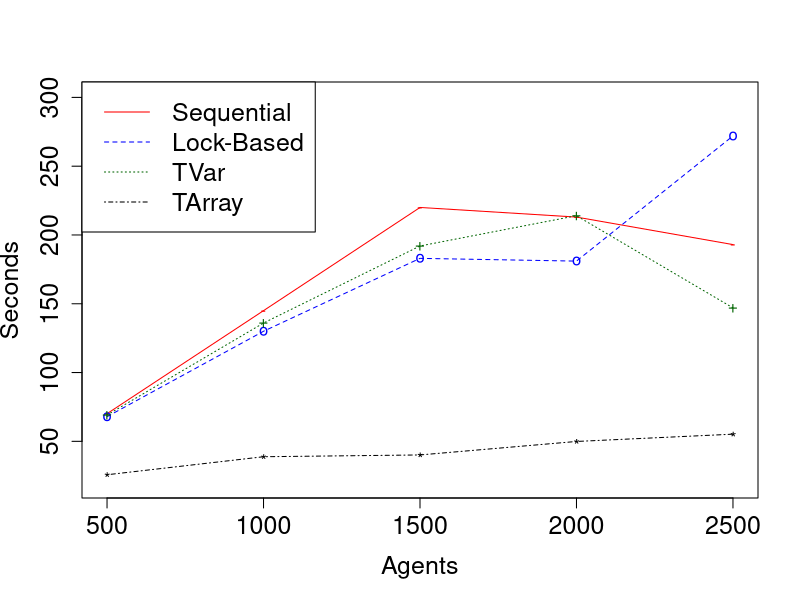

Source code (R):
png("sugarscape_varyingagents_constcores.png", width = 700, height = 700)

agents   <- c(500,1000,1500,2000,2500)
seq     <- c(70.1, 145.0, 220.0, 213.0, 193.0)
lb      <- c(67.9, 130.0, 183.0, 181.0, 272.0)
tvar    <- c(69.1, 136.0, 192.0, 214.0, 147.0)
tarray  <- c(25.7, 38.8, 40.1, 49.9, 55.2)

#dev.new(width = 500, height = 500, unit = "px")
plot(agents, seq, type="o", col="red", pch="-", lty=1,
     xlab = "Agents", 
     ylab = "Seconds",
     ylim=c(20, 300),
     cex.lab=1.5, cex.axis=1.5, cex.main=1.5, cex.sub=1.5)

points(agents, lb, col="blue", pch="o")
lines(agents, lb, col="blue",lty=2)

points(agents, tvar, col="dark green",pch="+")
lines(agents, tvar, col="dark green", lty=3)

points(agents, tarray, col="black",pch="*")
lines(agents, tarray, col="black", lty=4)

legend("topleft", 
      legend=c("Sequential", "Lock-Based", "TVar", "TArray"), 
      col=c("red", "blue", "dark green", "black"),
      lty=c(1,2,3,4),
      xpd=TRUE,
      cex = 1.5)

# 3. Close the file
dev.off()
